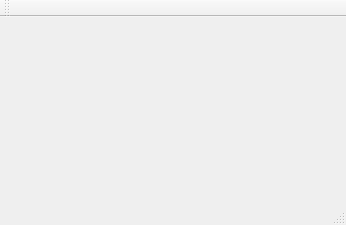
<?xml version="1.0" encoding="UTF-8"?>
<ui version="4.0">
 <class>MainWindow</class>
 <widget class="QMainWindow" name="MainWindow">
  <property name="geometry">
   <rect>
    <x>0</x>
    <y>0</y>
    <width>346</width>
    <height>225</height>
   </rect>
  </property>
  <property name="windowTitle">
   <string>Simple Codegenerator</string>
  </property>
  <widget class="QWidget" name="centralWidget"/>
  <widget class="QMenuBar" name="menuBar">
   <property name="geometry">
    <rect>
     <x>0</x>
     <y>0</y>
     <width>346</width>
     <height>21</height>
    </rect>
   </property>
  </widget>
  <widget class="QToolBar" name="mainToolBar">
   <attribute name="toolBarArea">
    <enum>TopToolBarArea</enum>
   </attribute>
   <attribute name="toolBarBreak">
    <bool>false</bool>
   </attribute>
  </widget>
  <widget class="QStatusBar" name="statusBar"/>
 </widget>
 <layoutdefault spacing="6" margin="11"/>
 <resources/>
 <connections/>
</ui>
